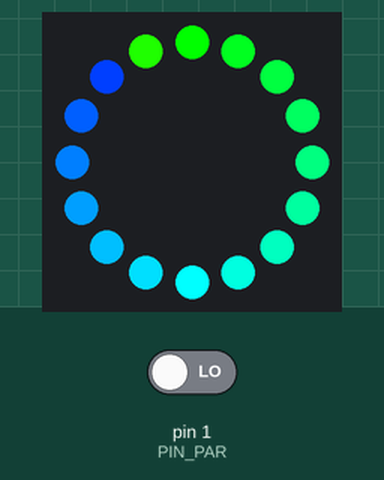
The sketch below on a simulated Arduino Uno, built with avr-gcc and run on an emulated ATmega328P. Parts: 16 RGB LEDs in a ring, first at the top, clockwise. The test bench sets the inputs (shaded band); at power-on: pin 1 (PIN_PAR) LOW.

Above: at 0.7 s.
2.3 s: pin 1 (PIN_PAR) driven HIGH
At 2.6 s:
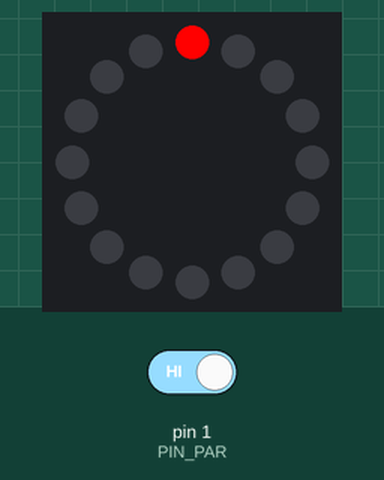
11.3 s: pin 1 (PIN_PAR) driven LOW
12.8 s: pin 1 (PIN_PAR) driven HIGH
At 69.8 s:
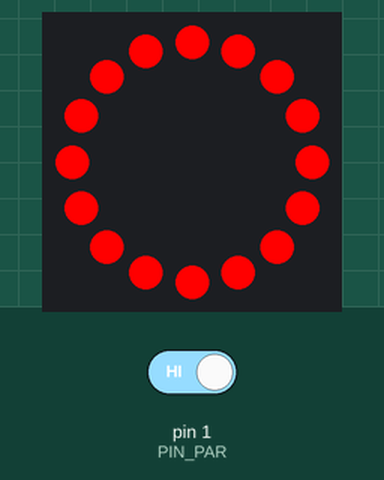
At 73.2 s:
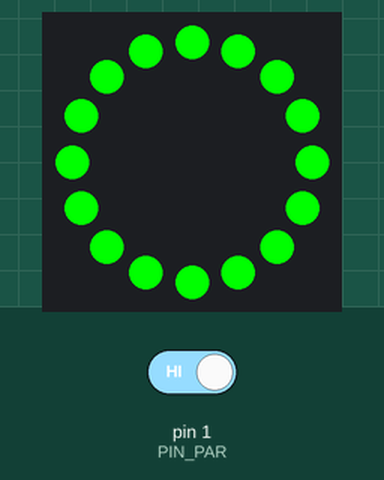
Timing chart, 0 to 74.3 s (numbered marks = the images above; inputs shaded):
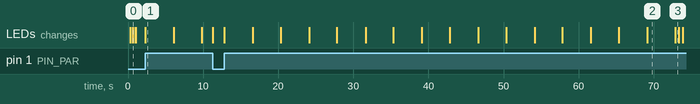

Measured:
- after the input at 2.3 s, the LEDs: change at once (image 1)
- after the input at 12.8 s, the LEDs: first change at once (image 2 shows a later state)
- what the display in image 2 shows lasts 3.7 s, from 69.2 s to 72.9 s
- what the display in image 3 shows lasts 0.5 s, from 72.9 s to 73.4 s

The sketch:

lavamani.ino
```cpp
#include <Adafruit_NeoPixel.h>

#define PIN_RING 0
#define PIN_PAR 1
#define RING_SIZE 16
#define WAIT_TIME 60000
#define BLINK_TIME 500

/* Variabili */
long long unsigned int time;
unsigned int elapsed;
bool prevState = false;
bool endOn = false;
uint32_t rosso;
uint32_t verde;
unsigned short ledAccesi = -1;
	/* Oggetti */
	Adafruit_NeoPixel ring;

/* Funzioni */
void setup() {
  pinMode(PIN_PAR, INPUT);
  ring = Adafruit_NeoPixel(RING_SIZE, PIN_RING, NEO_GRB + NEO_KHZ800);
  ring.begin();
  rosso = ring.Color(255, 0, 0);
  verde = ring.Color(0, 255, 0);
  initSeq(3, RING_SIZE);
}

void loop() {
  if(digitalRead(PIN_PAR)) {
    if(!prevState) {
      time = millis();
      prevState = true;
    }
    elapsed = millis() - time;
    if(elapsed <= WAIT_TIME) {
      if(ledAccesi != elapsed/(WAIT_TIME/16)) {
        ledAccesi = elapsed/(WAIT_TIME/16);
      	ring.fill(rosso, 0, ledAccesi+1);
      	ring.show();
      }
    } else {
      if(!endOn && (elapsed%(2*BLINK_TIME)) <= BLINK_TIME) {
      	ring.fill(verde, 0, 16);
      	ring.show();
        endOn = true;
      } else if(endOn && (elapsed%(2*BLINK_TIME)) > BLINK_TIME) {
      	ring.clear();
      	ring.show();
        endOn = false;
      }
    }
  } else if(prevState) {
    ring.clear();
    ring.show();
    ledAccesi = -1;
    prevState = false;
  }
  delay(100); // Molto utile nel simulatore per non appesantire troppo
}

// Bland spero corretto del campo HUE su 3 giri
// Da Rosso a Verde a Blu
void initSeq(short numeroGiri, short numLed) {
  uint32_t color;
  const short mezzoGiro = numLed / 2;
  const short scalinoBlend = 256 / mezzoGiro;
  for(int i = 0; i < numLed * numeroGiri; i++) {
    switch( ( i / mezzoGiro) % 6) {
      case 0:
      	color = scalinoBlend * (i % + mezzoGiro) <= 255 ? ring.Color(255, (scalinoBlend*(i % mezzoGiro)), 0) : ring.Color(255, 255, 0);
      break;
      case 1:
      	color = 255 - (scalinoBlend * (i % mezzoGiro)) >= 0 ? ring.Color(255 - (scalinoBlend * (i % mezzoGiro)), 255, 0) : ring.Color(0, 255, 0);
      break;
      case 2:
      	color = scalinoBlend * (i % mezzoGiro) <= 255 ? ring.Color(0, 255, (scalinoBlend*(i % mezzoGiro))) : ring.Color(0, 255, 255);
      break;
      case 3:
      	color = 255 - (scalinoBlend * (i % mezzoGiro)) >= 0 ? ring.Color(0, 255 - (scalinoBlend * (i % mezzoGiro)), 255) : ring.Color(0, 0, 255);
      break;
      case 4:
      	color = scalinoBlend * (i % mezzoGiro) <= 255 ? ring.Color(scalinoBlend*(i % mezzoGiro), 0, 255) : ring.Color(255, 0, 255);
      break;
      case 5:
      	color = 255 - (scalinoBlend * (i % mezzoGiro)) >= 0 ? ring.Color(255, 0, 255 - (scalinoBlend * (i % mezzoGiro))) : ring.Color(255, 0, 0);
      break;
    }
    ring.setPixelColor(i%numLed, color);
  	ring.show();
    delay(20);
  }
  ring.clear();
  ring.show();
}
```
